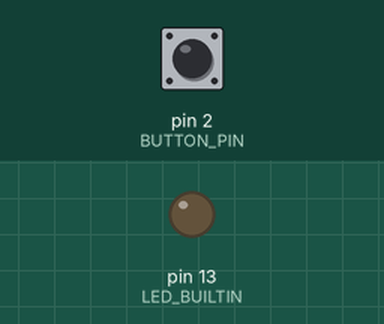
This sketch was run on a simulated Arduino Uno, built with avr-gcc and run on an emulated ATmega328P. On the bench: output pins drawn as LEDs (lit = HIGH). Inputs (shaded band) come from the test bench; at power-on: pin 2 (BUTTON_PIN) HIGH.

Above: at 1.2 s.
1.3 s: pin 2 (BUTTON_PIN) pulled LOW for 0.15 s
At 1.37 s:
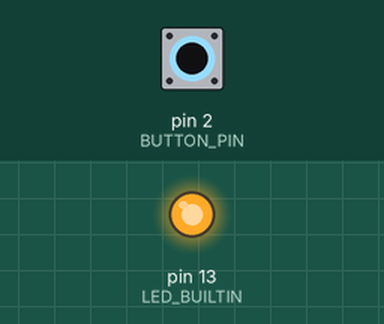
2.9 s: pin 2 (BUTTON_PIN) pulled LOW for 3.2 s
At 6.6 s:
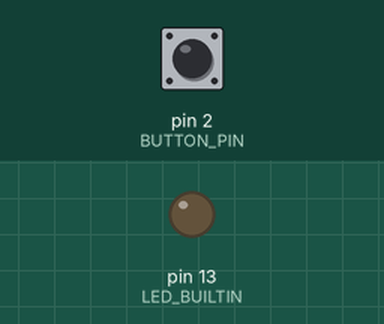
Timing chart, 0 to 8.1 s (numbered marks = the images above; inputs shaded):
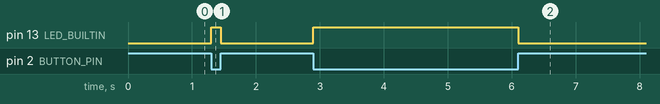

Measured:
- after the input at 1.3 s, pin 13 (LED_BUILTIN): LOW → HIGH at once, → LOW 0.15 s later
- after the input at 2.9 s, pin 13 (LED_BUILTIN): LOW → HIGH at once, → LOW 3.2 s later

The sketch:

button.ino
```cpp
const int BUTTON_PIN = 2;
// const: 실행 중 값이 바뀌지 않는 상수라는 표시
// 버튼을 연결한 핀 번호를 BUTTON_PIN이라는 이름으로 저장함
// 배선과 반드시 같은 번호여야 함

void setup() {
  pinMode(LED_BUILTIN, OUTPUT);

  pinMode(BUTTON_PIN, INPUT_PULLUP);
  // INPUT: 핀으로 들어오는 신호를 읽겠다는 뜻 (입력)
  // PULLUP: 내부 풀업 저항을 켜서 핀을 약하게 HIGH 쪽으로 붙잡아 둠
  // 안 누르면 HIGH로 유지되고, 누르면 GND와 연결되어 LOW가 됨 (LOW = 눌림)
}

void loop() {
  int state = digitalRead(BUTTON_PIN);
  // digitalRead(핀): 핀의 현재 값을 읽어 HIGH 또는 LOW를 돌려줌
  // int state: 읽은 값을 담아 두는 변수(이름 붙은 상자)를 만듦

  if (state == LOW) {
    // if (조건): 조건이 참이면 중괄호 안을 실행함
    // 풀업이라 눌렀을 때 LOW이므로, "눌렸다면"이라는 뜻
    digitalWrite(LED_BUILTIN, HIGH);
  } else {
    // else: 위 조건이 거짓일 때(안 눌렸을 때) 실행함
    digitalWrite(LED_BUILTIN, LOW);
  }
  // delay가 없어서 쉬지 않고 계속 반복해서 버튼 상태를 확인함 (폴링)
}
```

pointer_array_sum.c
```cpp
#include <stdio.h>

// p: 배열의 첫 칸 주소를 받는 포인터, n: 원소 개수
int sum(int *p, int n) {
    int total = 0;                  // 합계를 저장할 변수 (0으로 시작)
    for (int i = 0; i < n; i++) {   // i = 0, 1, 2, ... n-1 까지 반복
        total += *(p + i);          // (p + i): 첫 칸에서 i칸 떨어진 칸의 주소
                                    // *(p + i): 그 칸의 값 -> total에 더함
                                    // 괄호가 없으면 *p + i (첫 칸 값 + i)가 되어 틀림
    }
    return total;                   // 다 더한 합계를 돌려줌
}

int main(void) {
    int arr[5] = {1, 2, 3, 4, 5};           // int 칸 5개가 연속으로 놓인 배열
    printf("합: %d\n", sum(arr, 5));        // arr = 첫 칸의 주소를 넘김 -> 1+2+3+4+5 = 15
    return 0;                               // 프로그램 정상 종료
}
```

pointer_basic.c
```cpp
#include <stdio.h>

int main(void) {
    int x = 10;       // int 변수 x 선언, 값 10 저장
    int *p = &x;      // 포인터 p 선언: &x(x의 주소)를 p에 저장 -> p는 x를 가리킴

    printf("x의 값: %d\n", x);                    // x에 들어 있는 값 (10)
    printf("x의 주소: %p\n", (void *)&x);         // &x: x 칸의 주소
    printf("p에 저장된 값: %p\n", (void *)p);     // p에 든 값 = x의 주소 (위 줄과 같음)
    printf("p가 가리키는 값: %d\n", *p);          // *p: p가 가리키는 칸의 값 = x (10)

    *p = 20;          // p가 가리키는 칸(x)에 20 저장 -> x가 직접 바뀜
    printf("*p = 20 이후 x: %d\n", x);            // x는 20

    *p = *p + 5;      // x의 현재 값(20)에 5를 더해 다시 x에 저장 -> 25
    printf("x: %d\n", x);                         // x는 25

    return 0;         // 프로그램 정상 종료
}
```

pointer_swap.c
```cpp
#include <stdio.h>

// 값 복사 방식
// a, b는 x, y의 복사본이라 함수 안에서 바꿔도 원본은 그대로 유지됨
void swap_wrong(int a, int b) {
    int tmp = a;      // a의 값을 임시 보관
    a = b;            // 복사본 a에 b의 값 대입
    b = tmp;          // 복사본 b에 tmp 대입 (함수가 끝나면 a, b는 사라짐)
}

// 주소 전달 방식
// a, b는 x, y의 주소를 받아 원본 칸을 직접 바꿈
void swap(int *a, int *b) {
    int tmp = *a;     // a가 가리키는 값(x)을 임시 보관
    *a = *b;          // a가 가리키는 칸(x)에 b가 가리키는 값(y)을 넣기
    *b = tmp;         // b가 가리키는 칸(y)에 tmp를 넣기
}

int main(void) {
    int x = 3, y = 7;

    swap_wrong(x, y);                                  // x, y의 값(3, 7)이 복사되어 전달됨
    printf("잘못된 경우 : x=%d, y=%d\n", x, y);        // 원본은 안 바뀌어 x=3, y=7

    swap(&x, &y);                                      // &x, &y: x, y의 주소를 전달
    printf("옳게 된 경우 : x=%d, y=%d\n", x, y);       // 원본이 바뀌어 x=7, y=3

    return 0;         // 프로그램 정상 종료
}
```

struct_sensor.c
```cpp
#include <stdio.h>

// 센서 1개의 정보를 묶은 구조체
struct Sensor {
    int id;         // 센서 번호
    int temp;       // 온도
    int status;     // 상태 (0: 정상, 1: 경고)
};

// 구조체의 주소를 받아 원본의 status를 바꾸는 함수
void check(struct Sensor *ps) {
    if (ps->temp > 50) {        // ps->temp: ps가 가리키는 센서의 온도
        ps->status = 1;         // 50 초과면 원본의 status를 경고(1)로 변경
    }
}

int main(void) {
    // 바깥 { }는 배열 전체, 안쪽 { }는 센서 1개 (id, temp, status 순서)
    struct Sensor sensors[3] = { {1, 25, 0}, {2, 80, 0}, {3, 40, 0} };

    for (int i = 0; i < 3; i++) {
        check(&sensors[i]);     // i번째 센서의 주소를 넘김 (원본이 바뀜)
    }

    for (int i = 0; i < 3; i++) {
        printf("id=%d, temp=%d, status=%d\n",
               sensors[i].id, sensors[i].temp, sensors[i].status);
    }

    return 0;
}
```
